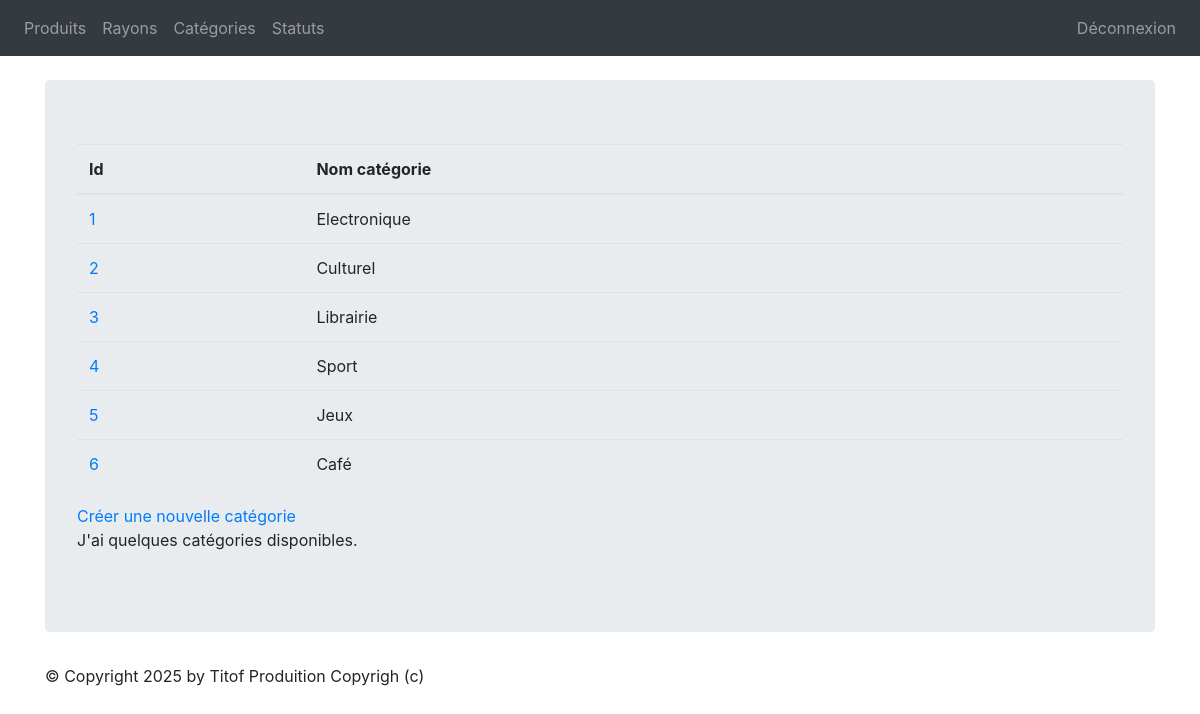
Page /monApp/categories/ (signed in) on the committed database.
### monApp/models.py (models this page shows, shortened)
class Categorie(models.Model):
    idCat = models.AutoField(primary_key=True)
    nomCat = models.CharField(max_length=100)

### monApp/views.py (the view)
# urls.py: path("categories/", views.ListCategories, name="list_categories"),
def ListCategories(request):
    cats = Categorie.objects.all()
    return render(request, 'list_categories.html', {'cats': cats})

### monApp/templates/list_categories.html
{% extends 'base.html' %}
{% block content %}
<table class="table">
    <thead>
        <th>Id</th>
        <th>Nom catégorie</th>
    </thead>
    <tbody>
    {% for cat in cats %}
    <tr>
        <td><a href="{% url 'dtl_categorie' cat.idCat %}">{{ cat.idCat }}</a></td>
        <td>{{ cat.nomCat }}</td>
    </tr>
    {% endfor %}
    </tbody>
</table>
<a href="{% url 'crt_cat' %}">Créer une nouvelle catégorie</a>
<p>
J'ai
{% if cats|length < 5 %}
    peu de
{% elif cats|length < 10 %}
    quelques
{% else %}
    beaucoup de
{% endif %}
catégories disponibles.
</p>
{% endblock %}

### rows in the picture
Categorie: idCat "1", nomCat "Electronique"
Categorie: idCat "2", nomCat "Culturel"
Categorie: idCat "3", nomCat "Librairie"
Categorie: idCat "4", nomCat "Sport"
Categorie: idCat "5", nomCat "Jeux"
Categorie: idCat "6", nomCat "Café"
